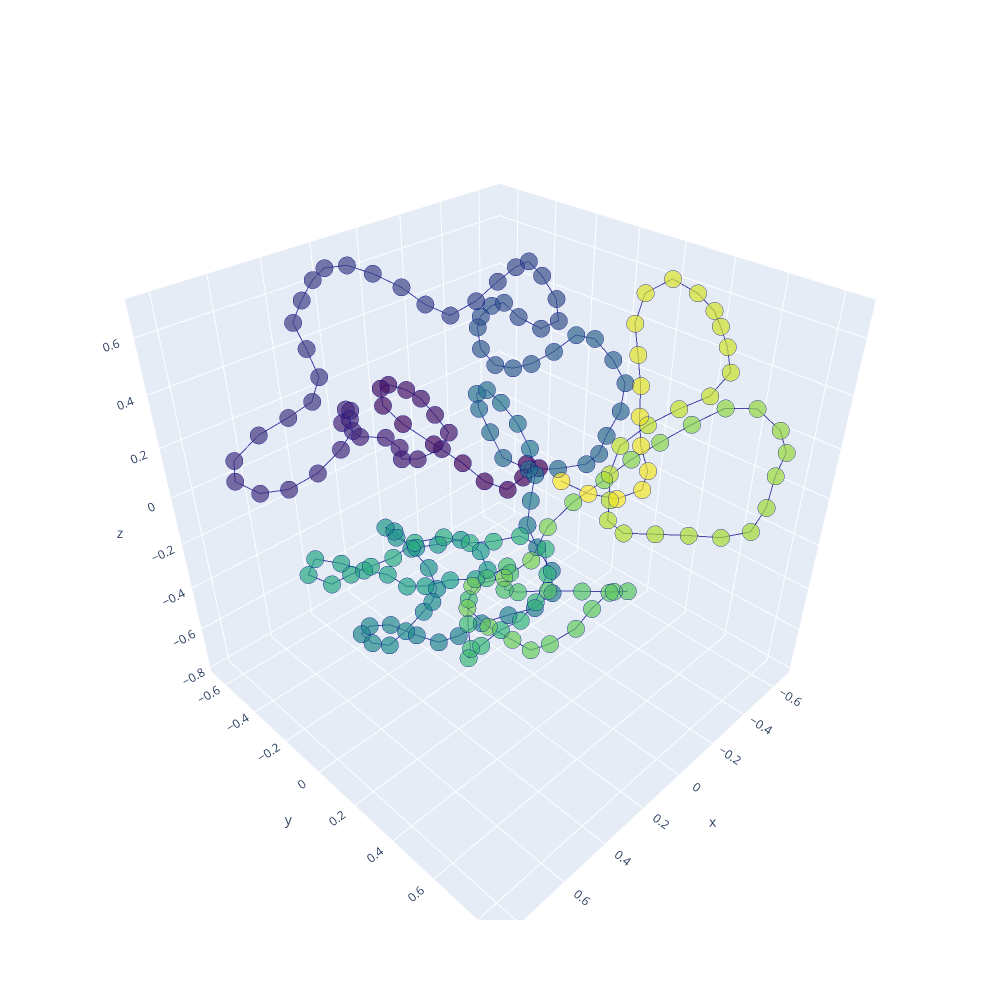

This figure's notebook cell:
### Code cell
# Initialize figure with 3D subplots
fig = make_subplots(
    rows=1, cols=1,
    specs=[[{'type': 'scatter3d'}]])

# adding surfaces to subplots.
fig.add_trace(
    go.Scatter3d(
    x=display_structure[:,0], y=display_structure[:,1], z=display_structure[:,2], opacity=0.7,
    marker=dict(
        size=6,
        color=np.asarray(range(len(display_structure[:,0]))),
        colorscale='Viridis',
        line=dict(width=3)
    ),
    line=dict(
        color='darkblue',
        width=2
    )
), row=1, col=1)

fig.update_layout(
    height=1000,
    width=1000
)

fig.show()

### Figure 1 — Plotly figure (JSON) as saved in the notebook; plotly's stock layout.template omitted (floating-point values rounded to 4 significant figures; data arrays with more than 128 entries replaced by an {"elided": "..."} marker saying what was removed)
{"data": [{"line": {"color": "darkblue", "width": 2}, "marker": {"color": {"elided": "202 int values"}, "colorscale": [[0, "#440154"], [0.1111, "#482878"], [0.2222, "#3e4989"], [0.3333, "#31688e"], [0.4444, "#26828e"], [0.5556, "#1f9e89"], [0.6667, "#35b779"], [0.7778, "#6ece58"], [0.8889, "#b5de2b"], [1, "#fde725"]], "line": {"width": 3}, "size": 6}, "opacity": 0.7, "scene": "scene", "type": "scatter3d", "x": {"elided": "202 float values"}, "y": {"elided": "202 float values"}, "z": {"elided": "202 float values"}}], "layout": {"height": 1000, "scene": {"domain": {"x": [0, 1], "y": [0, 1]}}, "width": 1000}}
